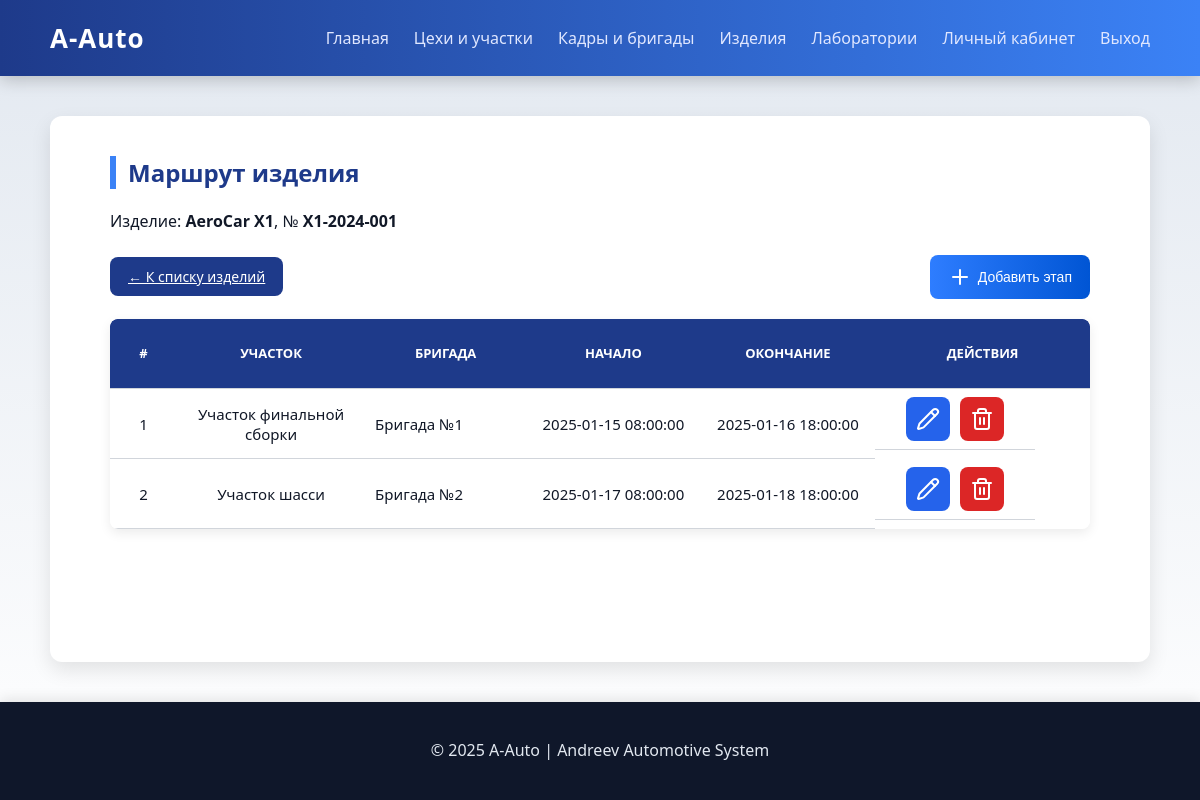
The app's page /public/product-routes.php?product_id=1 (signed in) with its own data.
### tables this page shows
CREATE TABLE `products` (
  `id` int(10) UNSIGNED NOT NULL,
  `model_name` varchar(150) NOT NULL,
  `category_id` int(10) UNSIGNED NOT NULL,
  `serial_number` varchar(100) DEFAULT NULL,
  `start_date` date DEFAULT NULL,
  `department_id` int(10) UNSIGNED DEFAULT NULL,
  `current_section_id` int(10) UNSIGNED DEFAULT NULL,
  `status` enum('в производстве','на испытаниях','ожидает проверки','передано на упаковку','готово к отправке','приостановлено','отменено') NOT NULL DEFAULT 'в производстве',
  `quantity` int(10) UNSIGNED DEFAULT NULL,
  `attributes_json` longtext DEFAULT NULL CHECK (json_valid(`attributes_json`)),
  `notes` text DEFAULT NULL
);

CREATE TABLE `product_routes` (
  `id` int(10) UNSIGNED NOT NULL,
  `product_id` int(10) UNSIGNED NOT NULL,
  `section_id` int(10) UNSIGNED NOT NULL,
  `brigade_id` int(10) UNSIGNED DEFAULT NULL,
  `start_datetime` datetime NOT NULL,
  `end_datetime` datetime DEFAULT NULL
);

CREATE TABLE `sections` (
  `id` int(10) UNSIGNED NOT NULL,
  `department_id` int(10) UNSIGNED NOT NULL,
  `name` varchar(120) NOT NULL,
  `supervisor` varchar(100) DEFAULT NULL,
  `description` text DEFAULT NULL
);

CREATE TABLE `brigades` (
  `id` int(10) UNSIGNED NOT NULL,
  `section_id` int(10) UNSIGNED NOT NULL,
  `name` varchar(120) NOT NULL,
  `foreman_employee_id` int(10) UNSIGNED DEFAULT NULL
);

### public/product-routes.php (the view, shortened to what this page needs)
<?php
require_once '../config/db.php';
include '../includes/header.php';
$user = $_SESSION['user'];
$role = (int)$user['role_id'];
$product_id = (int)($_GET['product_id'] ?? 0);
$stmt = $pdo->prepare("SELECT id, model_name, serial_number FROM products WHERE id=?");
$stmt->execute([$product_id]);
$product = $stmt->fetch(PDO::FETCH_ASSOC);
$sql = "SELECT
          r.id,
          r.section_id,
          r.brigade_id,
          r.start_datetime,
          r.end_datetime,
          s.name AS section_name,
          b.name AS brigade_name
        FROM product_routes r
        LEFT JOIN sections s  ON s.id  = r.section_id
        LEFT JOIN brigades b  ON b.id  = r.brigade_id
        WHERE r.product_id = ?
        ORDER BY r.start_datetime ASC, r.id ASC";
$stmt = $pdo->prepare($sql);
$stmt->execute([$product_id]);
$routes = $stmt->fetchAll(PDO::FETCH_ASSOC);
?>
<section>
  <h2>Маршрут изделия</h2>
  <p>
    Изделие: <strong><?= htmlspecialchars($product['model_name']) ?></strong>,
    № <strong><?= htmlspecialchars($product['serial_number']) ?></strong>
  </p>
  <div class="actions-bar">
    <a class="btn" href="products.php">← К списку изделий</a>
    <?php if ($role <= 2): ?>
      <button class="btn add-btn" type="button" onclick="openRouteModal()">
        <i data-lucide="plus"></i> Добавить этап
      </button>
    <?php endif; ?>
  </div>
  <div class="table-wrap">
    <table class="table-employees">
      <thead>
        <tr>
          <th>#</th>
          <th>Участок</th>
          <th>Бригада</th>
          <th>Начало</th>
          <th>Окончание</th>
          <?php if ($role <= 2): ?><th>Действия</th><?php endif; ?>
        </tr>
      </thead>
      <tbody>
      <?php if (!$routes): ?>
        <tr><td colspan="<?= $role<=2 ? 6 : 5 ?>">Этапов ещё нет.</td></tr>
      <?php else: foreach ($routes as $i => $r): ?>
        <tr>
          <td><?= $i+1 ?></td>
          <td><?= htmlspecialchars($r['section_name'] ?? '') ?></td>
          <td><?= htmlspecialchars($r['brigade_name'] ?? '') ?></td>
          <td><?= htmlspecialchars($r['start_datetime']) ?></td>
          <td><?= htmlspecialchars($r['end_datetime']) ?></td>
          <?php if ($role <= 2): ?>
          <td class="actions">
            <button class="btn edit-btn" onclick='editRoute(
              <?= (int)$r["id"] ?>,
              <?= (int)($r["section_id"] ?? 0) ?>,
              <?= (int)($r["brigade_id"] ?? 0) ?>,
              <?= json_encode($r["start_datetime"] ?? "") ?>,
              <?= json_encode($r["end_datetime"] ?? "") ?>
            )'><i data-lucide="pencil"></i></button>
            <?php if ($role == 1): ?>
              <button class="btn delete-btn" onclick="deleteRoute(<?= (int)$r['id'] ?>)">
                <i data-lucide="trash-2"></i>
              </button>
            <?php endif; ?>
          </td>
          <?php endif; ?>
        </tr>
      <?php endforeach; endif; ?>
      </tbody>
    </table>
  </div>
</section>
<?php include '../includes/footer.php'; ?>

### records on screen
products: model_name "AeroCar X1", serial_number "X1-2024-001"
product_routes: section.name "Участок финальной сборки", brigade.name "Бригада №1", start_datetime "2025-01-15 08:00:00", end_datetime "2025-01-16 18:00:00"
product_routes: section.name "Участок шасси", brigade.name "Бригада №2", start_datetime "2025-01-17 08:00:00", end_datetime "2025-01-18 18:00:00"
